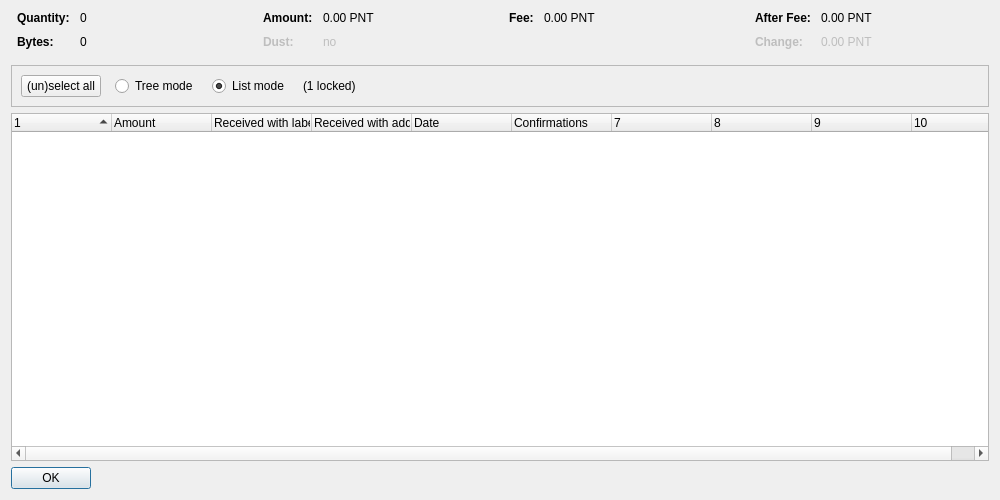
<?xml version="1.0" encoding="UTF-8"?>
<ui version="4.0">
 <class>CoinControlDialog</class>
 <widget class="QDialog" name="CoinControlDialog">
  <property name="geometry">
   <rect>
    <x>0</x>
    <y>0</y>
    <width>1000</width>
    <height>500</height>
   </rect>
  </property>
  <property name="windowTitle">
   <string>Coin Selection</string>
  </property>
  <layout class="QVBoxLayout" name="verticalLayout">
   <item>
    <layout class="QHBoxLayout" name="horizontalLayoutTop" stretch="0,0,0,0">
     <property name="topMargin">
      <number>0</number>
     </property>
     <property name="bottomMargin">
      <number>10</number>
     </property>
     <item>
      <layout class="QFormLayout" name="formLayoutCoinControl1">
       <property name="horizontalSpacing">
        <number>10</number>
       </property>
       <property name="verticalSpacing">
        <number>10</number>
       </property>
       <property name="leftMargin">
        <number>6</number>
       </property>
       <property name="rightMargin">
        <number>6</number>
       </property>
       <item row="0" column="0">
        <widget class="QLabel" name="labelCoinControlQuantityText">
         <property name="font">
          <font>
           <weight>75</weight>
           <bold>true</bold>
          </font>
         </property>
         <property name="text">
          <string>Quantity:</string>
         </property>
        </widget>
       </item>
       <item row="0" column="1">
        <widget class="QLabel" name="labelCoinControlQuantity">
         <property name="cursor">
          <cursorShape>IBeamCursor</cursorShape>
         </property>
         <property name="contextMenuPolicy">
          <enum>Qt::ActionsContextMenu</enum>
         </property>
         <property name="text">
          <string notr="true">0</string>
         </property>
         <property name="textInteractionFlags">
          <set>Qt::LinksAccessibleByMouse|Qt::TextSelectableByKeyboard|Qt::TextSelectableByMouse</set>
         </property>
        </widget>
       </item>
       <item row="1" column="0">
        <widget class="QLabel" name="labelCoinControlBytesText">
         <property name="font">
          <font>
           <weight>75</weight>
           <bold>true</bold>
          </font>
         </property>
         <property name="text">
          <string>Bytes:</string>
         </property>
        </widget>
       </item>
       <item row="1" column="1">
        <widget class="QLabel" name="labelCoinControlBytes">
         <property name="cursor">
          <cursorShape>IBeamCursor</cursorShape>
         </property>
         <property name="contextMenuPolicy">
          <enum>Qt::ActionsContextMenu</enum>
         </property>
         <property name="text">
          <string notr="true">0</string>
         </property>
         <property name="textInteractionFlags">
          <set>Qt::LinksAccessibleByMouse|Qt::TextSelectableByKeyboard|Qt::TextSelectableByMouse</set>
         </property>
        </widget>
       </item>
      </layout>
     </item>
     <item>
      <layout class="QFormLayout" name="formLayoutCoinControl2">
       <property name="horizontalSpacing">
        <number>10</number>
       </property>
       <property name="verticalSpacing">
        <number>10</number>
       </property>
       <property name="leftMargin">
        <number>6</number>
       </property>
       <property name="rightMargin">
        <number>6</number>
       </property>
       <item row="0" column="0">
        <widget class="QLabel" name="labelCoinControlAmountText">
         <property name="font">
          <font>
           <weight>75</weight>
           <bold>true</bold>
          </font>
         </property>
         <property name="text">
          <string>Amount:</string>
         </property>
        </widget>
       </item>
       <item row="0" column="1">
        <widget class="QLabel" name="labelCoinControlAmount">
         <property name="cursor">
          <cursorShape>IBeamCursor</cursorShape>
         </property>
         <property name="contextMenuPolicy">
          <enum>Qt::ActionsContextMenu</enum>
         </property>
         <property name="text">
          <string notr="true">0.00 PNT</string>
         </property>
         <property name="textInteractionFlags">
          <set>Qt::LinksAccessibleByMouse|Qt::TextSelectableByKeyboard|Qt::TextSelectableByMouse</set>
         </property>
        </widget>
       </item>
       <item row="1" column="0">
        <widget class="QLabel" name="labelCoinControlLowOutputText">
         <property name="enabled">
          <bool>false</bool>
         </property>
         <property name="font">
          <font>
           <weight>75</weight>
           <bold>true</bold>
          </font>
         </property>
         <property name="text">
          <string>Dust:</string>
         </property>
        </widget>
       </item>
       <item row="1" column="1">
        <widget class="QLabel" name="labelCoinControlLowOutput">
         <property name="enabled">
          <bool>false</bool>
         </property>
         <property name="cursor">
          <cursorShape>IBeamCursor</cursorShape>
         </property>
         <property name="contextMenuPolicy">
          <enum>Qt::ActionsContextMenu</enum>
         </property>
         <property name="text">
          <string notr="true">no</string>
         </property>
         <property name="textInteractionFlags">
          <set>Qt::LinksAccessibleByMouse|Qt::TextSelectableByKeyboard|Qt::TextSelectableByMouse</set>
         </property>
        </widget>
       </item>
      </layout>
     </item>
     <item>
      <layout class="QFormLayout" name="formLayoutCoinControl3">
       <property name="horizontalSpacing">
        <number>10</number>
       </property>
       <property name="verticalSpacing">
        <number>10</number>
       </property>
       <property name="leftMargin">
        <number>6</number>
       </property>
       <property name="rightMargin">
        <number>6</number>
       </property>
       <item row="0" column="0">
        <widget class="QLabel" name="labelCoinControlFeeText">
         <property name="font">
          <font>
           <weight>75</weight>
           <bold>true</bold>
          </font>
         </property>
         <property name="text">
          <string>Fee:</string>
         </property>
        </widget>
       </item>
       <item row="0" column="1">
        <widget class="QLabel" name="labelCoinControlFee">
         <property name="cursor">
          <cursorShape>IBeamCursor</cursorShape>
         </property>
         <property name="contextMenuPolicy">
          <enum>Qt::ActionsContextMenu</enum>
         </property>
         <property name="text">
          <string notr="true">0.00 PNT</string>
         </property>
         <property name="textInteractionFlags">
          <set>Qt::LinksAccessibleByMouse|Qt::TextSelectableByKeyboard|Qt::TextSelectableByMouse</set>
         </property>
        </widget>
       </item>
      </layout>
     </item>
     <item>
      <layout class="QFormLayout" name="formLayoutCoinControl4">
       <property name="horizontalSpacing">
        <number>10</number>
       </property>
       <property name="verticalSpacing">
        <number>10</number>
       </property>
       <property name="leftMargin">
        <number>6</number>
       </property>
       <property name="rightMargin">
        <number>6</number>
       </property>
       <item row="0" column="0">
        <widget class="QLabel" name="labelCoinControlAfterFeeText">
         <property name="font">
          <font>
           <weight>75</weight>
           <bold>true</bold>
          </font>
         </property>
         <property name="text">
          <string>After Fee:</string>
         </property>
        </widget>
       </item>
       <item row="0" column="1">
        <widget class="QLabel" name="labelCoinControlAfterFee">
         <property name="cursor">
          <cursorShape>IBeamCursor</cursorShape>
         </property>
         <property name="contextMenuPolicy">
          <enum>Qt::ActionsContextMenu</enum>
         </property>
         <property name="text">
          <string notr="true">0.00 PNT</string>
         </property>
         <property name="textInteractionFlags">
          <set>Qt::LinksAccessibleByMouse|Qt::TextSelectableByKeyboard|Qt::TextSelectableByMouse</set>
         </property>
        </widget>
       </item>
       <item row="1" column="0">
        <widget class="QLabel" name="labelCoinControlChangeText">
         <property name="enabled">
          <bool>false</bool>
         </property>
         <property name="font">
          <font>
           <weight>75</weight>
           <bold>true</bold>
          </font>
         </property>
         <property name="text">
          <string>Change:</string>
         </property>
        </widget>
       </item>
       <item row="1" column="1">
        <widget class="QLabel" name="labelCoinControlChange">
         <property name="enabled">
          <bool>false</bool>
         </property>
         <property name="cursor">
          <cursorShape>IBeamCursor</cursorShape>
         </property>
         <property name="contextMenuPolicy">
          <enum>Qt::ActionsContextMenu</enum>
         </property>
         <property name="text">
          <string notr="true">0.00 PNT</string>
         </property>
         <property name="textInteractionFlags">
          <set>Qt::LinksAccessibleByMouse|Qt::TextSelectableByKeyboard|Qt::TextSelectableByMouse</set>
         </property>
        </widget>
       </item>
      </layout>
     </item>
    </layout>
   </item>
   <item>
    <widget class="QFrame" name="frame">
     <property name="minimumSize">
      <size>
       <width>0</width>
       <height>40</height>
      </size>
     </property>
     <property name="frameShape">
      <enum>QFrame::StyledPanel</enum>
     </property>
     <property name="frameShadow">
      <enum>QFrame::Sunken</enum>
     </property>
     <layout class="QHBoxLayout" name="horizontalLayout">
      <item>
       <layout class="QHBoxLayout" name="horizontalLayoutPanel" stretch="0,0,0,0,0">
        <property name="spacing">
         <number>14</number>
        </property>
        <item>
         <widget class="QPushButton" name="pushButtonSelectAll">
          <property name="sizePolicy">
           <sizepolicy hsizetype="Maximum" vsizetype="Fixed">
            <horstretch>0</horstretch>
            <verstretch>0</verstretch>
           </sizepolicy>
          </property>
          <property name="text">
           <string>(un)select all</string>
          </property>
          <property name="autoDefault">
           <bool>false</bool>
          </property>
         </widget>
        </item>
        <item>
         <widget class="QRadioButton" name="radioTreeMode">
          <property name="sizePolicy">
           <sizepolicy hsizetype="Maximum" vsizetype="Fixed">
            <horstretch>0</horstretch>
            <verstretch>0</verstretch>
           </sizepolicy>
          </property>
          <property name="text">
           <string>Tree mode</string>
          </property>
         </widget>
        </item>
        <item>
         <widget class="QRadioButton" name="radioListMode">
          <property name="sizePolicy">
           <sizepolicy hsizetype="Maximum" vsizetype="Fixed">
            <horstretch>0</horstretch>
            <verstretch>0</verstretch>
           </sizepolicy>
          </property>
          <property name="text">
           <string>List mode</string>
          </property>
          <property name="checked">
           <bool>true</bool>
          </property>
         </widget>
        </item>
        <item>
         <widget class="QLabel" name="labelLocked">
          <property name="text">
           <string notr="true">(1 locked)</string>
          </property>
         </widget>
        </item>
        <item>
         <spacer name="horizontalSpacer">
          <property name="orientation">
           <enum>Qt::Horizontal</enum>
          </property>
          <property name="sizeHint" stdset="0">
           <size>
            <width>40</width>
            <height>20</height>
           </size>
          </property>
         </spacer>
        </item>
       </layout>
      </item>
     </layout>
    </widget>
   </item>
   <item>
    <widget class="CoinControlTreeWidget" name="treeWidget">
     <property name="contextMenuPolicy">
      <enum>Qt::CustomContextMenu</enum>
     </property>
     <property name="sortingEnabled">
      <bool>false</bool>
     </property>
     <property name="columnCount">
      <number>10</number>
     </property>
     <attribute name="headerShowSortIndicator" stdset="0">
      <bool>true</bool>
     </attribute>
     <attribute name="headerStretchLastSection">
      <bool>false</bool>
     </attribute>
     <column>
      <property name="text">
       <string/>
      </property>
     </column>
     <column>
      <property name="text">
       <string>Amount</string>
      </property>
     </column>
     <column>
      <property name="text">
       <string>Received with label</string>
      </property>
     </column>
     <column>
      <property name="text">
       <string>Received with address</string>
      </property>
     </column>
     <column>
      <property name="text">
       <string>Date</string>
      </property>
     </column>
     <column>
      <property name="text">
       <string>Confirmations</string>
      </property>
      <property name="toolTip">
       <string>Confirmed</string>
      </property>
     </column>
     <column>
      <property name="text">
       <string/>
      </property>
     </column>
     <column>
      <property name="text">
       <string/>
      </property>
     </column>
     <column>
      <property name="text">
       <string/>
      </property>
     </column>
     <column>
      <property name="text">
       <string/>
      </property>
     </column>
    </widget>
   </item>
   <item>
    <widget class="QDialogButtonBox" name="buttonBox">
     <property name="sizePolicy">
      <sizepolicy hsizetype="Maximum" vsizetype="Fixed">
       <horstretch>0</horstretch>
       <verstretch>0</verstretch>
      </sizepolicy>
     </property>
     <property name="orientation">
      <enum>Qt::Horizontal</enum>
     </property>
     <property name="standardButtons">
      <set>QDialogButtonBox::Ok</set>
     </property>
    </widget>
   </item>
  </layout>
 </widget>
 <customwidgets>
  <customwidget>
   <class>CoinControlTreeWidget</class>
   <extends>QTreeWidget</extends>
   <header>coincontroltreewidget.h</header>
  </customwidget>
 </customwidgets>
 <resources/>
 <connections/>
</ui>
